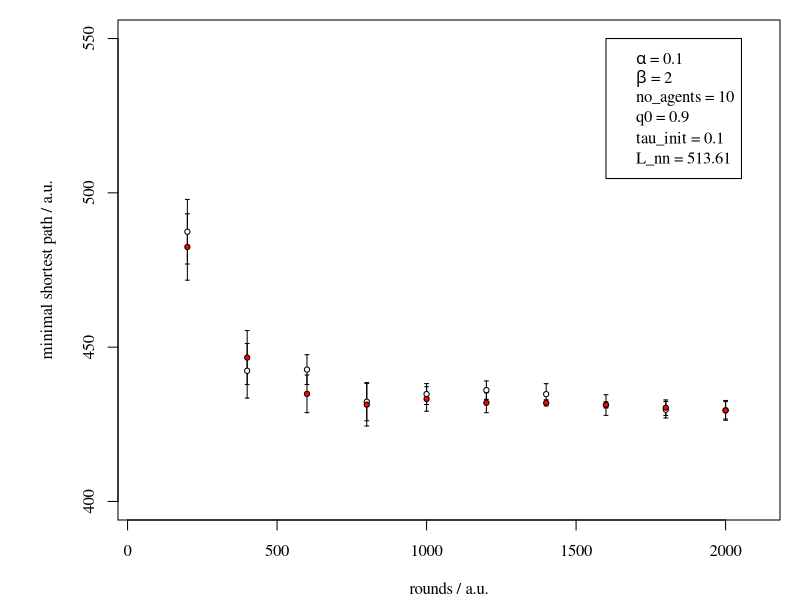

Write the R code that produced this figure.
#Plot rounds vs. global_shortest_path_minimum

#Version 1 und 2, ungerundet, altes tau

# alpha = 0.1;
# beta_0 = 2;
# no_agents = 10;     							
# rounds = 200:2000										
# start_city = 1;											
# q0 = 0.9;
# tau_init = 0.1;                                        
rm(list = ls())

#Daten einlesen
rounds = c(200,400,600,800,1000,1200,1400,1600,1800,2000)
min_global_shortest_path.V1 = c(487.4028,442.3497,442.7367,432.3335,434.8084, 436.0793, 434.7726, 431.2449,429.7371, 429.5303)
min_global_shortest_path.V2 = c(482.4596, 446.6279,434.8789,431.3724,433.2166,431.9794,431.9479,431.3109, 430.3957,429.5303)
errors.V1 = c(10.4641,8.8395,4.8312,6.1660,3.3879,2.9796,3.3960,3.3416,2.6631,2.8202)                        #Standardabweichung
errors.V2 = c(10.7538,8.7496,6.1061,6.9268,3.9622,3.2160,1,1, 2.5062,3.1934)

#Grafik
par(family="serif",oma=c(0,1,0,0),mgp=c(2.9,1,0),mar=c(4,4.9,1,1),cex.lab=1,cex=1)
plot(rounds,min_global_shortest_path.V1,type="n",
     xlim=c(50,2100),
     ylim=c(400,550),
     xlab=expression(paste("rounds"," / ", a.u.)),
     ylab=expression(paste("minimal shortest path"," / ", a.u.)),
     
)
y.errorbars.V1 <- function(rounds,min_global_shortest_path.V1,errors.V1,ebl=0.02){arrows(rounds,min_global_shortest_path.V1-errors.V1,rounds,min_global_shortest_path.V1+errors.V1,code=3,angle=90,length=ebl)}
y.errorbars.V1(rounds,min_global_shortest_path.V1,errors.V1)

y.errorbars.V2 <- function(rounds,min_global_shortest_path.V2,errors.V2,ebl=0.02){arrows(rounds,min_global_shortest_path.V2-errors.V2,rounds,min_global_shortest_path.V2+errors.V2,code=3,angle=90,length=ebl)}
y.errorbars.V2(rounds,min_global_shortest_path.V2,errors.V2)
points(rounds,min_global_shortest_path.V1,cex=0.7,pc=21,bg="white")
points(rounds,min_global_shortest_path.V2,cex=0.7,pc=21,bg="red")

legend(1600,550,c(expression(paste(alpha," = ",0.1)),expression(paste(beta," = ",2)),expression(paste(no_agents," = ",10)),expression(paste(q0," = ",0.9)),expression(paste(tau_init," = ",0.1)),expression(paste(L_nn," = ",513.61))))


#dev.copy2pdf(file="rounds_vs_shortestpath.pdf",height=7,width=12)